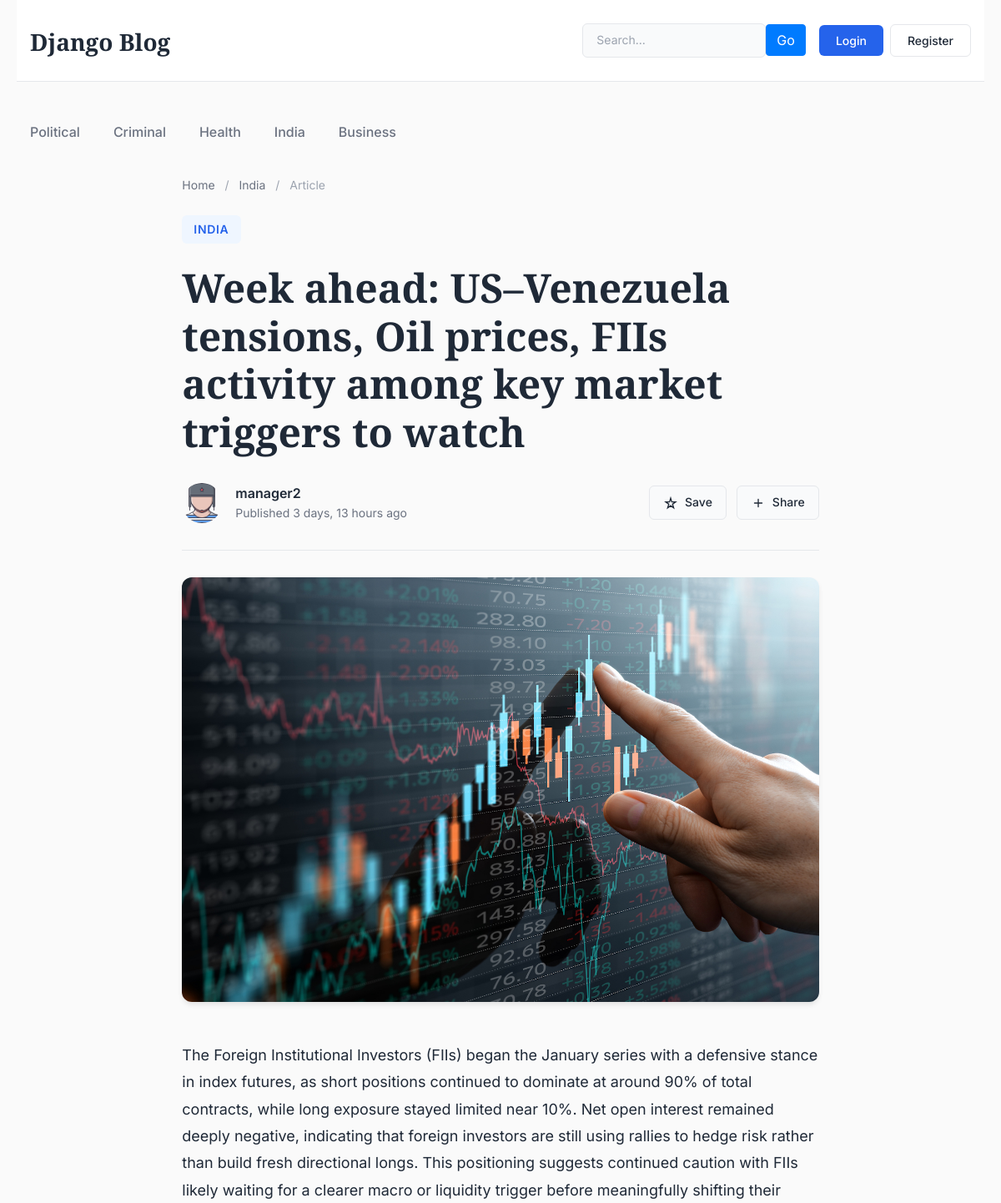
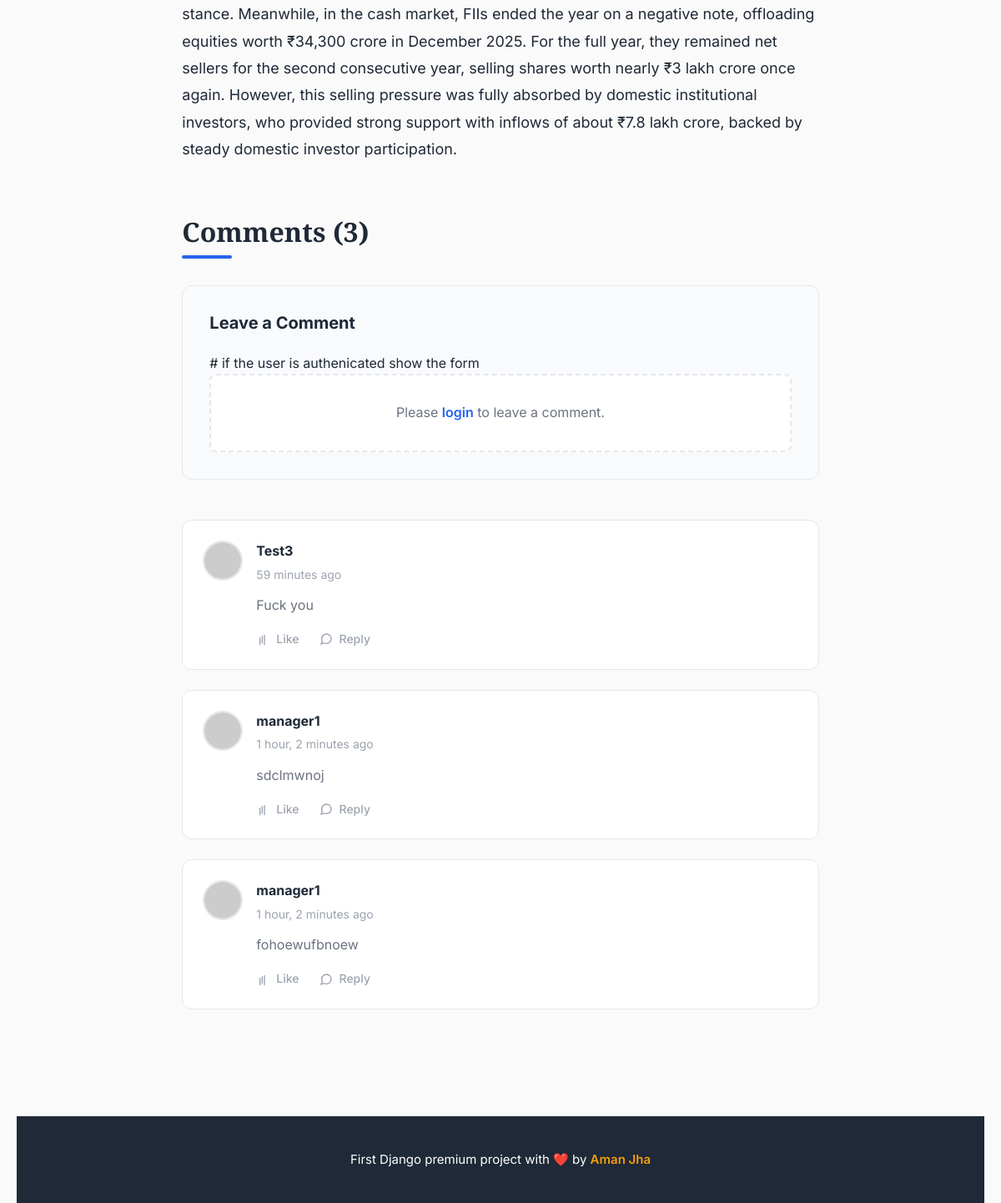
/blogs/week-ahead-usvenezuela-tensions-oil-prices-fiis-activity-among-key-market-triggers-to-watch/, run on the app's committed database (2 pictures, top to bottom).
### blogs/models.py (models this page shows, shortened)
class Category(models.Model):
    category_name = models.CharField(max_length = 15, unique=True)
    created_at = models.DateTimeField(auto_now_add=True)
    updated_at = models.DateField(auto_now=True)
    class Meta:
        verbose_name_plural = 'categories'

class Blog(models.Model):
    title = models.CharField(max_length=100)
    slug = models.SlugField(max_length=150, unique=True, blank=True)
    category = models.ForeignKey(Category, on_delete=models.CASCADE)
    author = models.ForeignKey(User, on_delete=models.CASCADE)
    featured_image = models.ImageField(upload_to='uploads/%Y/%m/%d')
    short_description = models.TextField(max_length=500)
    blog_body = models.TextField(max_length=2000)
    status = models.CharField(max_length=15, choices=STATUS_CHOICES, default="Draft")
    is_featured = models.BooleanField(default=False)
    created_at = models.DateTimeField(auto_now_add=True)
    updated_at = models.DateField(auto_now=True)

class Comment(models.Model):
    user = models.ForeignKey(User, on_delete=models.CASCADE)
    blog = models.ForeignKey(Blog, on_delete=models.CASCADE)
    text = models.TextField(max_length=250)
    created_at = models.DateTimeField(auto_now_add=True)
    updated_at = models.DateField(auto_now=True)

### blogs/views.py (the view)
# urls.py: path('blogs/<slug:slug>/', BlogView.blog, name='blog'),
def blog(request, slug):
    blog = get_object_or_404(models.Blog, slug=slug)
    categories = models.Category.objects.all()
    comments = models.Comment.objects.filter(blog=blog).order_by('-created_at')
    context = {
        'blog': blog,
        'categories': categories,
        'comments': comments,
    }
    return render(request, 'blog.html', context)

### blogs/context_processors.py (called while the page is built)
def get_categories(request):
    categories = models.Category.objects.all()
    return dict(categories=categories)

### templates/blog.html (shortened to what this page needs)
{% extends "base.html" %} {% load static %} {% block content %}
<main role="main" class="container p-0">
  <article class="single-post-container">
    <div class="row">
      <div class="col-lg-8 mx-auto">
        <div class="single-post-header">
          <div class="breadcrumb-nav">
            <a href="/" class="breadcrumb-link">Home</a>
            <span class="breadcrumb-separator">/</span>
            {% if blog.category %}
            <a
              href="{% url 'posts_by_category' blog.category.id %}"
              class="breadcrumb-link"
              >{{ blog.category.category_name }}</a
            >
            {% endif %}
            <span class="breadcrumb-separator">/</span>
            <span class="breadcrumb-current">Article</span>
          </div>
          <span class="single-post-category">
            {% if blog.category %}
              {{ blog.category.category_name }}
            {% else%}
              Uncategorized
            {% endif %}
            </span>
          <h1 class="single-post-title">{{ blog.title }}</h1>
          <div class="single-post-meta">
            <div class="author-info">
              <div class="author-avatar">
                <img src="{% static 'images/hat.png' %}" alt="Author" />
              </div>
              <div class="author-details">
                <a href="#" class="author-name">{{ blog.author }}</a>
                <div class="post-date-info">
                  <span>Published {{ blog.updated_at|timesince }} ago</span>
                </div>
              </div>
            </div>
            <div class="post-actions">
              <button class="action-btn">
                <svg width="20" height="20" viewBox="0 0 20 20" fill="none">
                  <path
                    d="M10 3.5L11.5 8.5H16.5L12.5 11.5L14 16.5L10 13.5L6 16.5L7.5 11.5L3.5 8.5H8.5L10 3.5Z"
                    stroke="currentColor"
                    stroke-width="1.5"
                  />
                </svg>
                Save
              </button>
              <button class="action-btn">
                <svg width="20" height="20" viewBox="0 0 20 20" fill="none">
                  <path
                    d="M15 10H5M10 5V15"
                    stroke="currentColor"
                    stroke-width="1.5"
                    stroke-linecap="round"
                  />
                </svg>
                Share
              </button>
            </div>
          </div>
        </div>
        <div class="single-post-featured-image">
          <img src="{{ blog.featured_image.url }}" alt="{{ blog.title }}" />
        </div>
        <div class="single-post-content">{{ blog.blog_body|safe }}</div>
        <div class="comments-section">
          <div class="comments-header">
            <h3 class="comments-title">Comments ({{ comments.count }})</h3>
          </div>
          <div class="comment-form-wrapper">
            <h4 class="comment-form-title">Leave a Comment</h4>
            # if the user is authenicated show the form
            {% if user.is_authenticated %}
            <form
              action="{% url 'add_comment' blog.id %}"
              method="POST"
              class="comment-form"
            >
              {% csrf_token %}
              <div class="form-group">
                <textarea
                  name="text"
                  class="comment-textarea"
                  rows="4"
                  placeholder="Share your thoughts..."
                  required
                ></textarea>
              </div>
              <div class="form-actions">
                <button type="submit" class="btn-submit-comment">
                  <svg width="18" height="18" viewBox="0 0 24 24" fill="none">
                    <path
                      d="M22 2L11 13M22 2l-7 20-4-9-9-4 20-7z"
                      stroke="currentColor"
                      stroke-width="2"
                      stroke-linecap="round"
                      stroke-linejoin="round"
                    />
                  </svg>
                  Post Comment
                </button>
              </div>
            </form>
            {% else %}
            <div class="login-prompt">
              <p>
                Please <a href="{% url 'login' %}">login</a> to leave a comment.
              </p>
            </div>
            {% endif %}
          </div>
          <div class="comments-list-section">
            {% if comments %}
            {% for comment in comments %}
            <div class="comment-item">
              <div class="comment-avatar-wrapper">
                <img
                  src="{% if comment.user.profile_picture %}{{ comment.user.profile_picture.url }}{% else %}https://via.placeholder.com/48{% endif %}"
                  alt="{{ comment.user.username }}"
                  class="comment-user-avatar"
                />
              </div>
              <div class="comment-body">
                <div class="comment-header-info">
                  <div class="comment-author-info">
                    <span class="comment-author-name"
                      >{{ comment.user.username }}</span
                    >
                    <span class="comment-date"
                      >{{ comment.created_at|timesince }} ago</span
                    >
                  </div>
                </div>
                <p class="comment-text-content">{{ comment.text }}</p>
                <div class="comment-footer-actions">
                  <button class="comment-action-link">
                    <svg width="16" height="16" viewBox="0 0 24 24" fill="none">
                      <path
                        d="M7 10v12M15 5v17M11 7v12"
                        stroke="currentColor"
                        stroke-width="2"
                        stroke-linecap="round"
                      />
                    </svg>
                    Like
                  </button>
                  <button class="comment-action-link">
                    <svg width="16" height="16" viewBox="0 0 24 24" fill="none">
                      <path
                        d="M21 11.5a8.38 8.38 0 0 1-.9 3.8 8.5 8.5 0 0 1-7.6 4.7 8.38 8.38 0 0 1-3.8-.9L3 21l1.9-5.7a8.38 8.38 0 0 1-.9-3.8 8.5 8.5 0 0 1 4.7-7.6 8.38 8.38 0 0 1 3.8-.9h.5a8.48 8.48 0 0 1 8 8v.5z"
                        stroke="currentColor"
                        stroke-width="2"
                      />
                    </svg>
                    Reply
                  </button>
                </div>
              </div>
            </div>
            {% endfor %} {% endif %}
          </div>
        </div>
      </div>
    </div>
  </article>
</main>
{% endblock %}

### templates/base.html (shortened to what this page needs)
{% load static %}
<!DOCTYPE html>
<html lang="en">
  <head>
    <link
      href="https://getbootstrap.com/docs/4.0/dist/css/bootstrap.min.css"
      rel="stylesheet"
    />
    <link
      rel="stylesheet"
      href="https://cdnjs.cloudflare.com/ajax/libs/font-awesome/6.0.0/css/all.min.css"
    />
    <link href="{% static 'css/blog.css' %}" rel="stylesheet" />
  </head>
  <body>
    <div class="container">
      <header class="blog-header py-4 px-3">
        <div class="row flex-nowrap justify-content-between align-items-center">
          <div class="col-4 pt-1">
            <a class="blog-header-logo" href="/">Django Blog</a>
          </div>
          <div class="col-8 d-flex justify-content-end align-items-center">
            <div class="header-search-wrapper mr-3">
              <form
                action="{% url 'search' %}"
                method="GET"
                class="header-search-form"
              >
                <input
                  type="text"
                  name="keyword"
                  class="header-search-input"
                  placeholder="Search..."
                  ˝
                  value="{{ request.GET.keyword }}"
                />
                <button type="submit" class="btn btn-primary">Go</button>
              </form>
            </div>
            {% if not user.is_authenticated %}
            <a class="btn btn-sm btn-login mr-2" href="{% url 'login' %}"
              >Login</a
            >
            <a class="btn btn-sm btn-register" href="{% url 'register' %}"
              >Register</a
            >
            {% endif %}
          </div>
        </div>
      </header>
      <div class="nav-scroller py-2 mb-4">
        <nav class="nav d-flex justify-content-start category-nav">
          {% for category in categories %}
          <a
            class="category-link"
            href="{% url 'posts_by_category' category.id %}"
            >{{ category.category_name }}</a
          >
          {% endfor %}
        </nav>
      </div>
      {% block content %}Content{% endblock %}
      <footer class="blog-footer">
        <div class="container">
          <p class="footer-text">
            First Django premium project with ❤️ by
            <a href="#" class="footer-link">Aman Jha</a>
          </p>
        </div>
      </footer>
    </div>
  </body>
</html>

### data on the page
Category: category_name "Political"
Category: category_name "Criminal"
Category: category_name "Health"
Category: category_name "India"
Category: category_name "Business"
Blog: category.category_name "India", category.category_name "INDIA", title "Week ahead: US–Venezuela tensions, Oil prices, FIIs activity among key market triggers to watch", author "manager2", updated_at "3 days, 13 hours", featured_image (picture), blog_body "The Foreign Institutional Investors (FIIs) began the January series with a defensive stance in index futures, as short positions continued to dominate at around 90% of total contracts, while long exposure stayed limited near 10%. Net open interest remained deeply negative, indicating that foreign investors are still using rallies to hedge risk rather than build fresh directional longs. This positioning suggests continued caution with FIIs likely waiting for a clearer macro or liquidity trigger before meaningfully shifting their stance. Meanwhile, in the cash market, FIIs ended the year on a negative note, offloading equities worth ₹34,300 crore in December 2025. For the full year, they…"
Comment: user.username "Test3", created_at "59 minutes", text "Fuck you"
Comment: user.username "manager1", created_at "1 hour, 2 minutes", text "sdclmwnoj"
Comment: user.username "manager1", created_at "1 hour, 2 minutes", text "fohoewufbnoew"

### other printed values
{{ comments.count }} "3"
